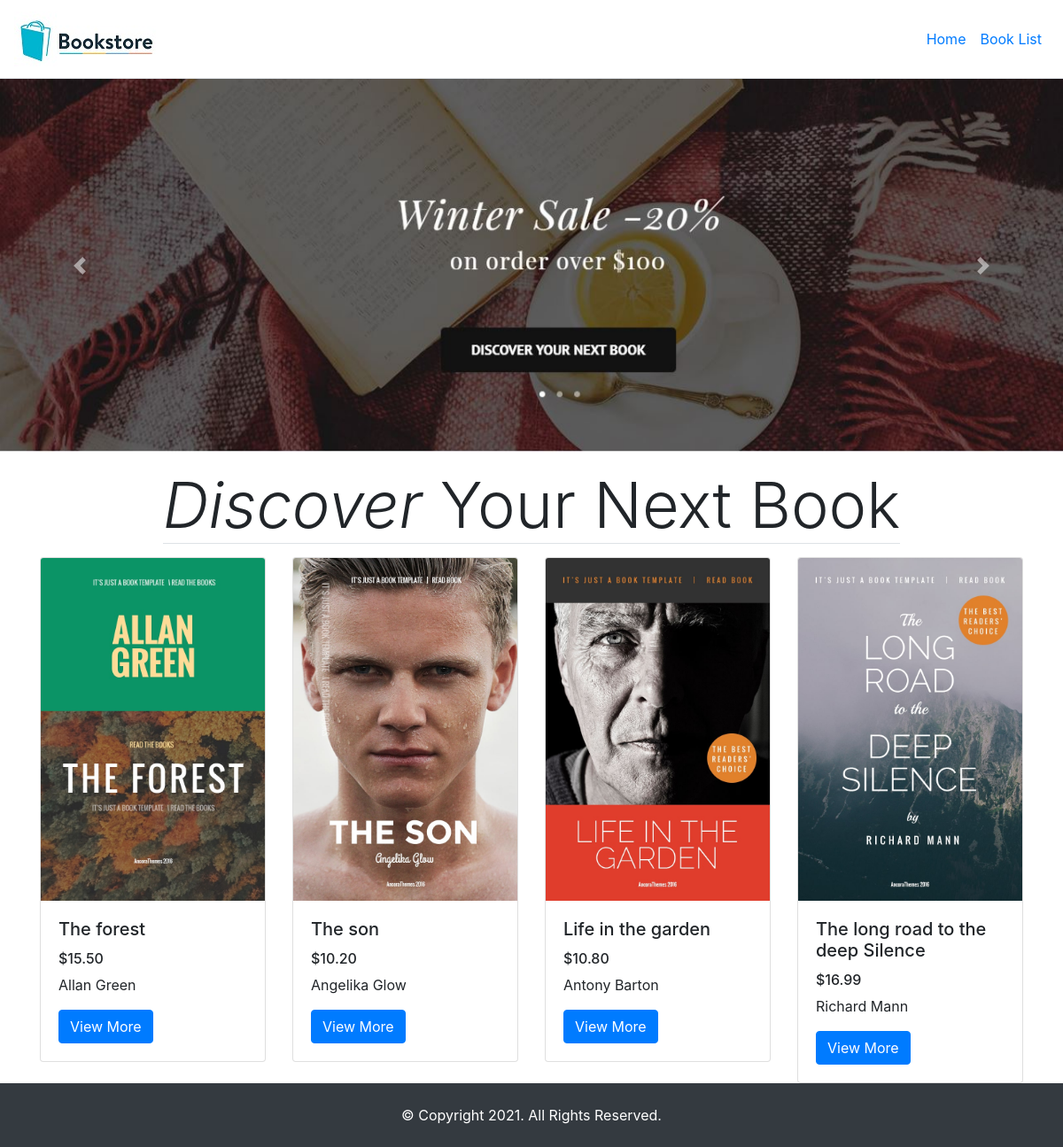
The page / on the database its author committed.
### tables this page shows
CREATE TABLE `bookinventory` (
  `book_id` int(11) NOT NULL,
  `book_name` varchar(200) NOT NULL,
  `book_img` varchar(200) NOT NULL,
  `book_price` decimal(10,2) NOT NULL,
  `book_quantity` int(11) NOT NULL,
  `book_description` varchar(250) NOT NULL,
  `book_author` varchar(100) NOT NULL,
  `book_rating` int(11) NOT NULL,
  `book_cdate` datetime NOT NULL DEFAULT CURRENT_TIMESTAMP
);

### index.php (the view, shortened to what this page needs)
<!doctype html>
<html lang="en">
  <head>
    <link rel="stylesheet" href="css/bootstrap.min.css">
  </head>
  <body>
    <nav class="navbar sticky-top navbar-expand-lg navbar-white bg-white border-bottom">
        <a class="navbar-brand" href="index.php"><img src="images/logo.jpg" alt="BookStore"  class="img-responsive"/></a>
        <div class="collapse navbar-collapse" id="navbarSupportedContent">
            <ul class="navbar-nav ml-auto">
                <li class="nav-item active">
                    <a class="nav-link" href="index.php">Home <span class="sr-only">(current)</span></a>
                </li>
                <li class="nav-item">
                    <a class="nav-link" href="booklist.php">Book List</a>
                </li>
            </ul>
        </div>
    </nav>
    <div id="carouselExampleControls" class="carousel slide" data-ride="carousel">
        <div class="carousel-inner">
            <div class="carousel-item active">
                <img src="images/slide1.jpg" class="d-block w-100" alt="Winter Sale">
            </div>
        </div>
        <a class="carousel-control-prev" href="#carouselExampleControls" role="button" data-slide="prev">
            <span class="carousel-control-prev-icon" aria-hidden="true"></span>
        </a>
        <a class="carousel-control-next" href="#carouselExampleControls" role="button" data-slide="next">
            <span class="carousel-control-next-icon" aria-hidden="true"></span>
        </a>
    </div>
    <div class="container-fluid">
        <h1 class="text-center m-3 display-3"><span class="border-bottom"><em>Discover</em> Your Next Book</span></h1>
        <div class="container">
            <div class="row">
                <?php
                    require('mysqli_oop_connect.php');
                    $book_q = "SELECT * FROM bookinventory LIMIT 4";
                    if($book_r = $dbc->query($book_q)) {
                        while($book_row = $book_r->fetch_assoc()) {
                            echo '<div class="col-md">
                                    <div class="card">
                                        <img src="images/'.$book_row['book_img'].'" class="card-img-top" alt="'.$book_row['book_name'].'">
                                        <div class="card-body">
                                            <h5 class="card-title">'.$book_row['book_name'].'</h5>
                                            <h6> $'.$book_row['book_price'].'</h6>
                                            <p class="card-text">'.$book_row['book_author'].'</p>
                                            <a href="#" class="btn btn-primary">View More</a>
                                        </div>
                                    </div>
                                </div>';
                        }
                    }
                ?>
            </div>
        </div>
    </div>
    <div class="container-fluid p-4 text-center bg-dark text-white">
        &copy; Copyright 2021. All Rights Reserved.
    </div>
  </body>
</html>

### rows shown on the page
bookinventory: book_img (picture), book_name "The forest", book_price "15.50", book_author "Allan Green"
bookinventory: book_img (picture), book_name "The son", book_price "10.20", book_author "Angelika Glow"
bookinventory: book_img (picture), book_name "Life in the garden", book_price "10.80", book_author "Antony Barton"
bookinventory: book_img (picture), book_name "The long road to the deep Silence", book_price "16.99", book_author "Richard Mann"
